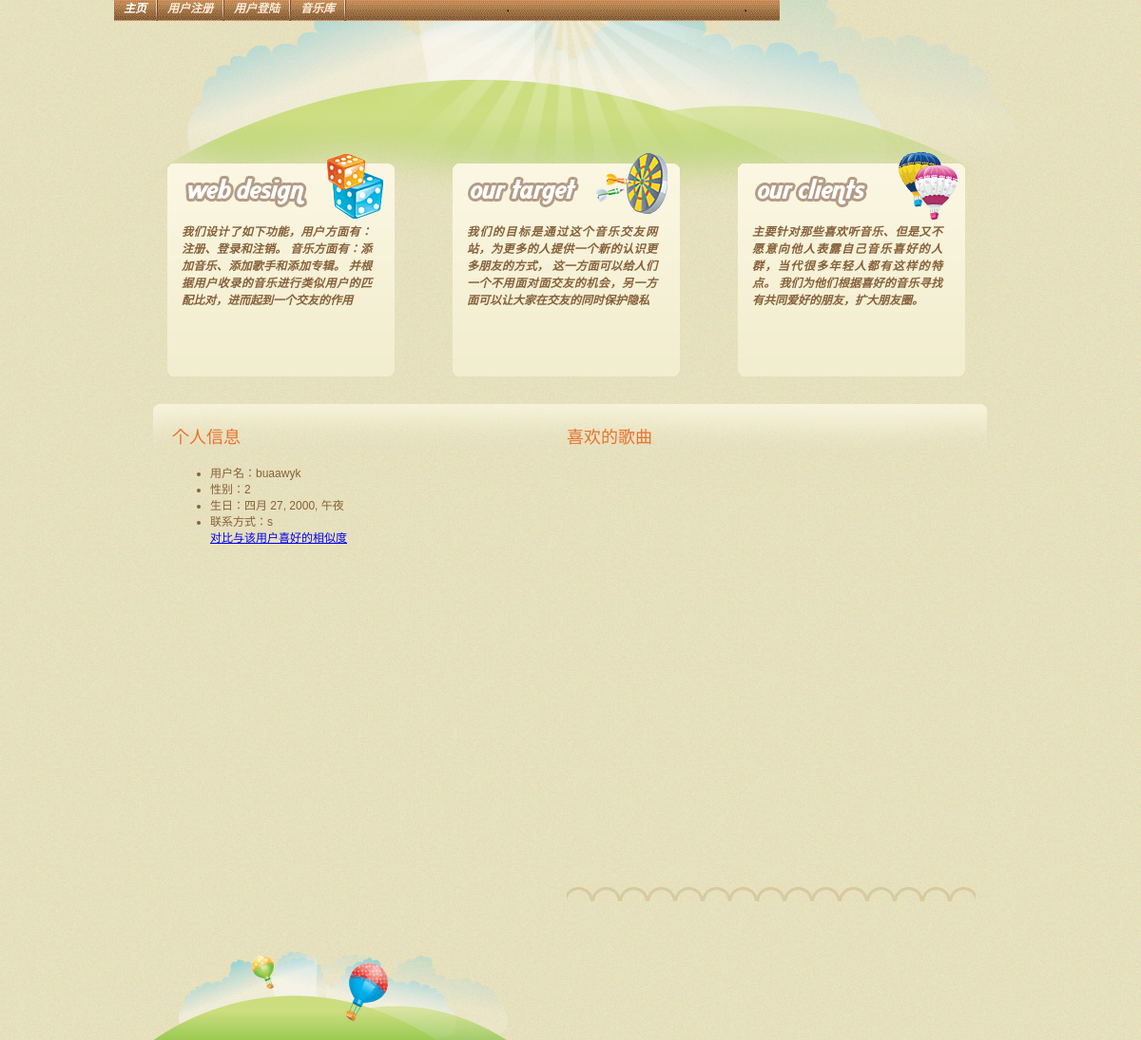
The page /musicBase/user_index/1 on the database its author committed.
### musicBase/models.py (models this page shows, shortened)
class User(AbstractUser):
    user_gender = models.CharField(max_length=10,null=True)
    user_com = models.CharField(max_length=30,null=True)
    user_birthday = models.DateTimeField(null=True)

### musicBase/users.py (the view)
# urls.py: path(r'user_index/<int:user_id>',users.user_index,name = 'user_index'),
def user_index(req:HttpRequest,user_id):
    user_now = User.objects.get(id=user_id)
    likes = SongLikes.objects.filter(like_user_id=user_now)
    return render(req,'personalPage.html',{'user':user_now,'likes':likes})

### templates/personalPage.html (shortened to what this page needs)
<!DOCTYPE html PUBLIC "-//W3C//DTD XHTML 1.0 Transitional//EN"
        "http://www.w3.org/TR/xhtml1/DTD/xhtml1-transitional.dtd">
<html xmlns="http://www.w3.org/1999/xhtml">
<head>
    {% block head %}
    {% load staticfiles %}
    <link rel="stylesheet" type="text/css" href="{% static 'css/index_style.css'%}" media="screen"/>
    {% endblock %}
</head>
<body>
<div id="main_container">
    <div id="header">
        <div id="menu">
            <ul>
                <li><a class="current" href="{% url 'musicBase:index' %}" title="">主页</a></li>
                <li class="divider"></li>
                {% if request.user.is_authenticated %}
                <li><a href="{% url 'musicBase:user_index' user_id=request.user.id %}">{{ request.user }} 个人主页</a></li>
                <li><a href="{% url 'musicBase:delete_user' %}" title="">用户注销</a></li>
                <li class="divider"></li>
                <li><a href="{% url 'musicBase:logout' %}" title="">退出登录</a></li>
                <li class="divider"></li>
                <li><a href="{% url 'musicBase:update_user_info' %}" title="">用户信息管理</a></li>
                <li class="divider"></li>
                {% else %}
                <li><a href="{% url 'musicBase:regist' %}" title="">用户注册</a></li>
                <li class="divider"></li>
                <li><a href="{% url 'musicBase:login' %}" title="">用户登陆</a></li>
                <li class="divider"></li>
                {% endif %}
                <li><a href="{% url 'musicBase:music_manage' %}" title="">音乐库</a></li>
                <li class="divider"></li>
            </ul>
        </div>
    </div>
    <div class="slider_content">
        <div id="slider">
            <div class="slider-wrap">
                <div id="sliderc" class="csw">
                    <div class="panelContainer">
                        <div class="panel">
                            <div class="tab1">
                                <p class="tab_content">我们设计了如下功能，用户方面有：注册、登录和注销。
                                    音乐方面有：添加音乐、添加歌手和添加专辑。
                                    并根据用户收录的音乐进行类似用户的匹配比对，进而起到一个交友的作用</p>
                            </div>
                            <div class="tab2">
                                <p class="tab_content">我们的目标是通过这个音乐交友网站，为更多的人提供一个新的认识更多朋友的方式，
                                    这一方面可以给人们一个不用面对面交友的机会，另一方面可以让大家在交友的同时保护隐私</p>
                            </div>
                            <div class="tab3">
                                <p class="tab_content">主要针对那些喜欢听音乐、但是又不愿意向他人表露自己音乐喜好的人群，当代很多年轻人都有这样的特点。
                                    我们为他们根据喜好的音乐寻找有共同爱好的朋友，扩大朋友圈。</p>
                            </div>
                        </div>
                    </div>
                </div>
            </div>
        </div>
    </div>
</div>
<div class="main_content">
    <div class="left_content">
        <div class="title">个人信息</div>
        <ul>
            <li>用户名：{{user.username }}</li>
            <li>性别：{{ user.user_gender}}</li>
            <li>生日：{{ user.user_birthday }}</li>
            <li>联系方式：{{user.user_com }}</li>
            {% if user.username != request.user.username %}
                <a href="{% url 'musicBase:compare_likes' another_user_id=user.id %}"> 对比与该用户喜好的相似度</a>
            {% endif %}
        </ul>
    </div>
    <div class="right_content">
        <div class="title">喜欢的歌曲</div>
        <div class="project_box">
            <div class="project_title_tab">
            </div>
            <div class="project_content" style="height:400px;overflow: scroll">
            </div>
        </div>
    </div>
</div>
<div class="footer">
    <div class="right_footer">
    </div>
</div>
</body>
</html>

### static/css/index_style.css (style rules this page uses)
body { background: url(images/bg.jpg) repeat; margin: 0px; padding: 0px; font-family: Arial, Helvetica, sans-serif; font-size: 12px; color: #876039; }
p { text-align: justify; line-height: 18px; font-weight: bold; font-style: italic; padding: 5px 0 5px 0; margin: 0px; }
p.tab_content { width: 200px; padding: 75px 15px 0 15px; margin: 0px; }
#main_container { width: 960px; height: auto; margin: auto; background: url(images/header_bg.jpg) no-repeat center top; }
#header { width: 960px; height: 160px; margin: auto; }
#menu { width: 700px; background: url(images/menu_bg.gif); height: 22px; padding: 0; margin: 0 20px 0 0; }
#menu ul { list-style: none; padding: 0px; margin: 0px; display: block; }
#menu ul li { list-style: none; display: inline; float: left; width: auto; padding: 0px; font-size: 12px; font-weight: bold; font-style: italic; line-height: 18px; }
#menu ul li.divider { list-style: none; display: inline; float: left; width: 2px; height: 22px; background: url(images/menu_divider.gif) no-repeat center; padding: 0px; }
#menu ul li a { float: left; text-decoration: none; padding: 0px 10px 0 10px; _padding: 0px 9px 0 9px; color: #feecda; text-align: center; }
#menu ul li a.current { float: left; text-decoration: none; padding: 0px 10px 0 10px; _padding: 0px 9px 0 9px; color: #fff; }
div#slider { width: 900px; height: 265px; padding: 0px; margin: 0px; float: left; position: relative; }
.stripViewer { position: relative; overflow: hidden; width: 900px; height: 265px; float: left; margin: 0px; }
.stripViewer .panelContainer { position: relative; left: 0; top: 0; width: 100%; height: 100%; list-style-type: none; float: left; overflow: hidden; }
.stripViewer .panelContainer .panel { float: left; overflow: hidden; position: relative; width: 900px; height: 265px; padding: 0px; }
.tab1 { width: 239px; height: 236px; float: left; margin: 0 32px 0 29px; background: url(images/tab1.gif) no-repeat center; }
.tab2 { width: 239px; height: 236px; float: left; margin: 0 32px 0 29px; background: url(images/tab2.gif) no-repeat center; }
.tab3 { width: 239px; height: 236px; float: left; margin: 0 32px 0 29px; background: url(images/tab3.gif) no-repeat center; }
.main_content { width: 878px; padding: 0px; clear: both; margin: auto; background: url(images/center_bg.jpg) no-repeat center top; }
.left_content { width: 375px; float: left; padding: 15px 0 30px 20px; }
.right_content { width: 430px; float: left; padding: 15px 0 30px 40px; }
.title { font-size: 18px; color: #e77330; clear: both; padding: 5px 0 5px 0px; }
.project_box { width: 430px; float: left; clear: both; padding: 10px 0 30px 0; margin: 0 0 20px 0; background: url(images/border.jpg) no-repeat center bottom; }
.project_title_tab { width: 436px; float: left; height: 22px; }
.project_content { clear: both; padding: 10px 0 0 0; }
.footer { width: 960px; height: 96px; clear: both; margin: auto; color: #876039; font-weight: bold; font-style: italic; background: url(images/footer_bg.jpg) no-repeat center top; }
.right_footer { float: right; padding: 70px 60px 0 0; }

### rows shown on the page
User: username "buaawyk", user_gender "2", user_birthday "四月 27, 2000, 午夜", user_com "s"
